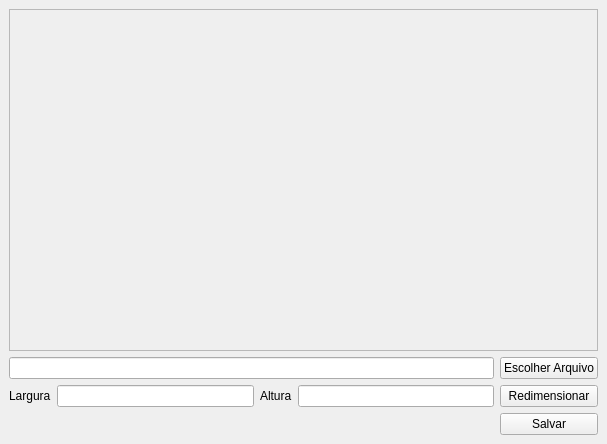
<?xml version="1.0" encoding="UTF-8"?>
<ui version="4.0">
 <class>MainWindow</class>
 <widget class="QMainWindow" name="MainWindow">
  <property name="geometry">
   <rect>
    <x>0</x>
    <y>0</y>
    <width>607</width>
    <height>444</height>
   </rect>
  </property>
  <property name="windowTitle">
   <string>Redimensionar imagem</string>
  </property>
  <widget class="QWidget" name="centralwidget">
   <layout class="QGridLayout" name="gridLayout">
    <item row="2" column="1">
     <widget class="QLineEdit" name="input_largura"/>
    </item>
    <item row="2" column="2">
     <widget class="QLabel" name="label_2">
      <property name="text">
       <string>Altura</string>
      </property>
     </widget>
    </item>
    <item row="2" column="0">
     <widget class="QLabel" name="label">
      <property name="text">
       <string>Largura</string>
      </property>
     </widget>
    </item>
    <item row="2" column="3">
     <widget class="QLineEdit" name="input_altura"/>
    </item>
    <item row="2" column="4">
     <widget class="QPushButton" name="btn_redimensionar">
      <property name="text">
       <string>Redimensionar</string>
      </property>
     </widget>
    </item>
    <item row="3" column="4">
     <widget class="QPushButton" name="btn_salvar">
      <property name="text">
       <string>Salvar</string>
      </property>
     </widget>
    </item>
    <item row="0" column="0" colspan="5">
     <widget class="QScrollArea" name="scrollArea">
      <property name="widgetResizable">
       <bool>true</bool>
      </property>
      <widget class="QWidget" name="scrollAreaWidgetContents">
       <property name="geometry">
        <rect>
         <x>0</x>
         <y>0</y>
         <width>587</width>
         <height>337</height>
        </rect>
       </property>
       <layout class="QGridLayout" name="gridLayout_2">
        <item row="0" column="0">
         <widget class="QLabel" name="label_img">
          <property name="text">
           <string/>
          </property>
         </widget>
        </item>
       </layout>
      </widget>
     </widget>
    </item>
    <item row="1" column="4">
     <widget class="QPushButton" name="btn_escolher_arquivo">
      <property name="text">
       <string>Escolher Arquivo</string>
      </property>
     </widget>
    </item>
    <item row="1" column="0" colspan="4">
     <widget class="QLineEdit" name="input_abrir_arquivo"/>
    </item>
   </layout>
  </widget>
 </widget>
 <resources/>
 <connections/>
</ui>
